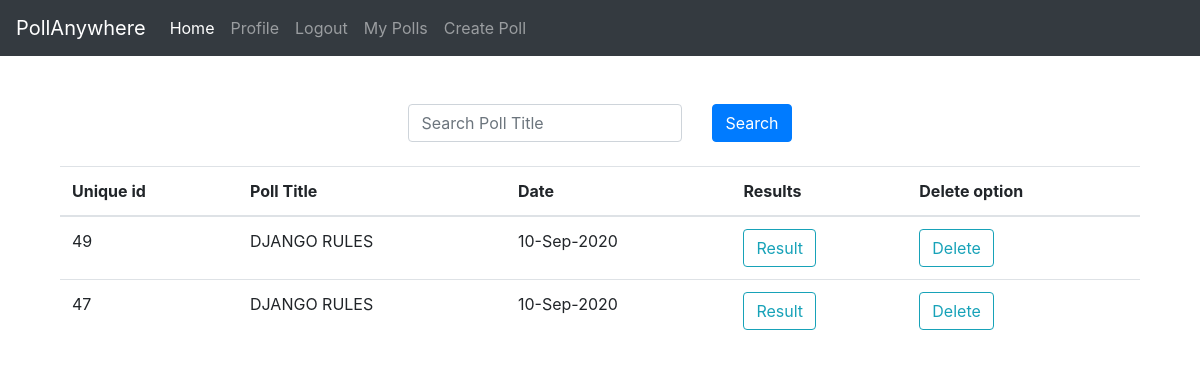
The page /user/root/ (signed in) on the database as committed earlier.
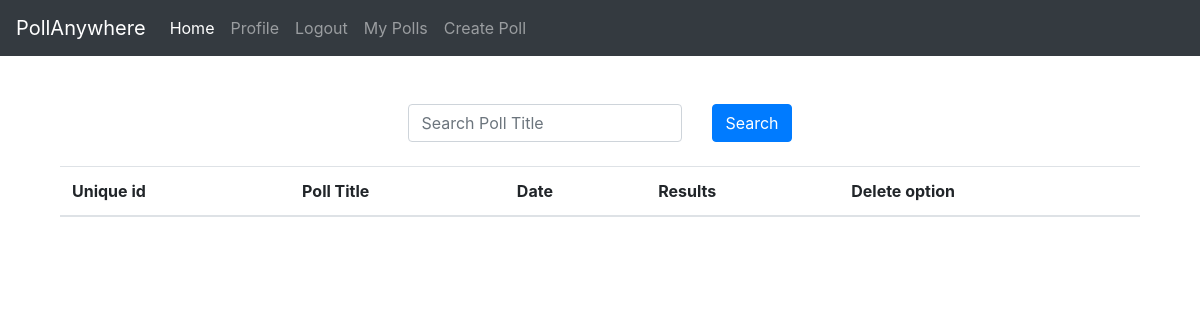
The same page on the database as committed later.
### polls/models.py (models this page shows, shortened)
class Poll(models.Model):
    title = models.CharField(max_length=100)
    question = models.CharField(max_length=250)
    question_image = models.ImageField(blank=True, upload_to='question_image')
    time_posted = models.DateTimeField(default=timezone.now)
    voters = models.ManyToManyField(User, related_name='voters')
    author = models.ForeignKey(User, on_delete=models.CASCADE)
    link = models.CharField(max_length=10)

### polls/views.py (the view)
# urls.py: path('user/<str:username>/',UserPollListView.as_view(), name='user-polls'),
class UserPollListView(LoginRequiredMixin,ListView):
    model = Poll
    template_name = 'poll/poll_list.html'
    context_object_name = 'polls'
    paginate_by = 5
    def get_queryset(self):
        user = get_object_or_404(User, username = self.kwargs.get('username'))
        search_title = self.request.GET.get('search_title')
        polls = None
        if search_title is None:
             polls = Poll.objects.filter(author = user).order_by('-time_posted')
        else:
            polls = Poll.objects.filter(
                Q(title__icontains=search_title) & Q(author = user)
                ).order_by('-time_posted')
        return polls

### polls/templates/polls/poll_list.html (shortened to what this page needs)
{% extends "polls/base.html" %}
{% block content %}
    <div class='container'>
    <form class="form-inline d-flex justify-content-center md-form form-sm mt-5" method='get'>
            <div class='row'>
            <div class='col-md mb-4'>
            <input class="form-control" type="text" placeholder="Search Poll Title" aria-label="Search Poll Title" name='search_title'>
            </div>
            <div class='col-md mb-4'>
            <button type="submit"  class="btn btn-primary">Search</button>
             </div>
            </div>
    </form>
    <table class="table">
    <thead>
      <tr>
        <th scope='col'>Unique id</th>
        <th scope="col">Poll Title</th>
        <th scope="col">Date</th>
        <th scope="col">Results</th>
        <th scope="col">Delete option</th>
      </tr>
    </thead>
    <tbody>
    {% for poll in polls %}
     <tr>
      <td scope="row">{{ poll.pk }} </td>
      <td>{{poll.title}}</td>
      <td>{{poll.time_posted| date:"d-M-Y"}}</td>
      <td><button type="button" onclick="window.location.href='{% url 'poll-result' poll.link %}'" class="btn btn-outline-info">Result</button></td>
      <td><button type="button" onclick="window.location.href='{% url 'poll-delete' poll.pk %}'" class="btn btn-outline-info">Delete</button></td>
    </tr>
    {% endfor %}
    </tbody>
    </table>
    </div>
{% endblock content %}

Rows that differ between the two databases and show on the page:
removed Poll: pk "49", title "DJANGO RULES", time_posted "10-Sep-2020"
removed Poll: pk "47", title "DJANGO RULES", time_posted "10-Sep-2020"
